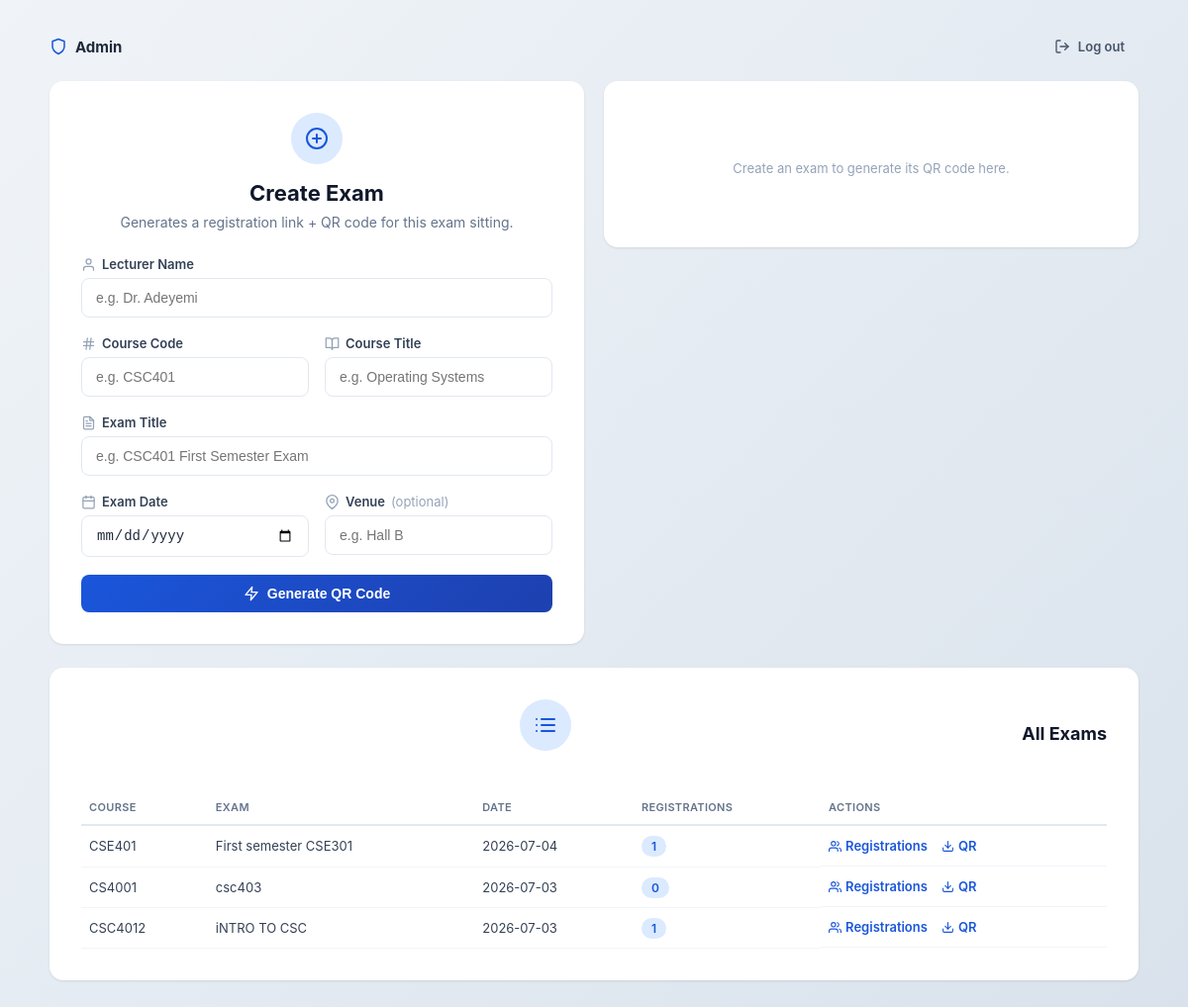
The app's page /admin/exams (signed in) with its own data.
### tables this page shows
CREATE TABLE exams (
    id                  INTEGER PRIMARY KEY AUTOINCREMENT,
    course_id           INTEGER NOT NULL REFERENCES courses(id),
    lecturer_id         INTEGER NOT NULL REFERENCES lecturers(id),
    title               TEXT NOT NULL,
    exam_date           TEXT NOT NULL,
    venue               TEXT,
    registration_token  TEXT UNIQUE NOT NULL,
    registration_opens  TEXT,
    registration_closes TEXT,
    created_at          TEXT NOT NULL DEFAULT (datetime('now'))
);

CREATE TABLE courses (
    id              INTEGER PRIMARY KEY AUTOINCREMENT,
    course_code     TEXT UNIQUE NOT NULL,
    title           TEXT NOT NULL
);

### app.py (the view, shortened to what this page needs)
@app.route("/admin/exams", methods=["GET", "POST"])
@require_admin
def admin_exams():
    exams = db.list_exams()
    new_token = request.args.get("new")
    return render_template("admin_exams.html", exams=exams, new_token=new_token,
                            base_url=config.public_base_url(request))

### app.py (called while the page is built)
def require_admin(view):
    @wraps(view)
    def wrapped(*args, **kwargs):
        if not session.get("is_admin"):
            return redirect(url_for("admin_login", next=request.path))
        return view(*args, **kwargs)
    return wrapped

### config.py (called while the page is built)
def public_base_url(request) -> str:
    return PUBLIC_BASE_URL or request.host_url.rstrip("/")

### database.py (called while the page is built)
def get_db():
    conn = sqlite3.connect(DB_PATH)
    conn.row_factory = sqlite3.Row
    conn.execute("PRAGMA foreign_keys = ON")
    return conn

def list_exams() -> list:
    conn = get_db()
    rows = conn.execute(
        """SELECT e.id, e.title, e.exam_date, e.venue, e.registration_token, e.created_at,
                  c.course_code,
                  (SELECT COUNT(*) FROM registrations r WHERE r.exam_id = e.id) AS registration_count
           FROM exams e JOIN courses c ON c.id = e.course_id
           ORDER BY e.created_at DESC"""
    ).fetchall()
    conn.close()
    return [dict(r) for r in rows]

### templates/admin_exams.html (shortened to what this page needs)
{% extends "base.html" %}
{% block content %}
<div class="container container-wide">
    <div class="admin-topbar">
        <div class="admin-topbar-title">
            <i data-feather="shield"></i>
            <span>Admin</span>
        </div>
        <a href="{{ url_for('admin_logout') }}" class="btn btn-ghost btn-sm">
            <i data-feather="log-out"></i> Log out
        </a>
    </div>
    <div class="grid-two">
        <div class="card">
            <div class="card-header">
                <div class="icon-badge"><i data-feather="plus-circle"></i></div>
                <h1>Create Exam</h1>
                <p class="subtitle">Generates a registration link + QR code for this exam sitting.</p>
            </div>
            <form method="POST">
                <div class="form-group">
                    <label for="lecturer_name"><i data-feather="user"></i> Lecturer Name</label>
                    <input type="text" id="lecturer_name" name="lecturer_name" placeholder="e.g. Dr. Adeyemi" required />
                </div>
                <div class="form-row">
                    <div class="form-group">
                        <label for="course_code"><i data-feather="hash"></i> Course Code</label>
                        <input type="text" id="course_code" name="course_code" placeholder="e.g. CSC401" required />
                    </div>
                    <div class="form-group">
                        <label for="course_title"><i data-feather="book-open"></i> Course Title</label>
                        <input type="text" id="course_title" name="course_title" placeholder="e.g. Operating Systems" required />
                    </div>
                </div>
                <div class="form-group">
                    <label for="exam_title"><i data-feather="file-text"></i> Exam Title</label>
                    <input type="text" id="exam_title" name="exam_title" placeholder="e.g. CSC401 First Semester Exam" required />
                </div>
                <div class="form-row">
                    <div class="form-group">
                        <label for="exam_date"><i data-feather="calendar"></i> Exam Date</label>
                        <input type="date" id="exam_date" name="exam_date" required />
                    </div>
                    <div class="form-group">
                        <label for="venue"><i data-feather="map-pin"></i> Venue <span class="optional">(optional)</span></label>
                        <input type="text" id="venue" name="venue" placeholder="e.g. Hall B" />
                    </div>
                </div>
                <button type="submit" class="btn btn-primary btn-block">
                    <i data-feather="zap"></i> Generate QR Code
                </button>
            </form>
        </div>
        <div class="card">
            {% if new_token %}
                {% set new_exam = exams | selectattr("registration_token", "equalto", new_token) | first %}
                <div class="card-header">
                    <div class="icon-badge icon-badge-success"><i data-feather="check-circle"></i></div>
                    <h1>QR Ready</h1>
                    <p class="subtitle">Scan or download this for {{ new_exam.course_code if new_exam else '' }}.</p>
                </div>
                <div class="qr-preview">
                    <img src="{{ url_for('qr_image', token=new_token) }}" alt="Registration QR code" />
                </div>
                <div class="link-box">
                    <i data-feather="link"></i>
                    <input type="text" readonly value="{{ base_url }}/register/{{ new_token }}" onclick="this.select()" />
                </div>
                <div class="qr-actions">
                    <a href="{{ url_for('qr_image', token=new_token, download=1) }}" class="btn btn-primary" download>
                        <i data-feather="download"></i> Download QR
                    </a>
                    <a href="{{ url_for('register', token=new_token) }}" class="btn btn-outline" target="_blank">
                        <i data-feather="external-link"></i> Preview Form
                    </a>
                </div>
            {% else %}
                <div class="empty-state">
                    <p>Create an exam to generate its QR code here.</p>
                </div>
            {% endif %}
        </div>
    </div>
    <div class="card">
        <div class="card-header card-header-inline">
            <div class="icon-badge"><i data-feather="list"></i></div>
            <h2>All Exams</h2>
        </div>
        {% if exams %}
        <table class="data-table">
            <thead>
                <tr>
                    <th>Course</th>
                    <th>Exam</th>
                    <th>Date</th>
                    <th>Registrations</th>
                    <th>Actions</th>
                </tr>
            </thead>
            <tbody>
                {% for exam in exams %}
                <tr>
                    <td>{{ exam.course_code }}</td>
                    <td>{{ exam.title }}</td>
                    <td>{{ exam.exam_date }}</td>
                    <td><span class="pill">{{ exam.registration_count }}</span></td>
                    <td class="table-actions">
                        <a href="{{ url_for('admin_exam_detail', exam_id=exam.id) }}" class="table-link">
                            <i data-feather="users"></i> Registrations
                        </a>
                        <a href="{{ url_for('qr_image', token=exam.registration_token, download=1) }}" class="table-link" download>
                            <i data-feather="download"></i> QR
                        </a>
                    </td>
                </tr>
                {% endfor %}
            </tbody>
        </table>
        {% else %}
        <div class="empty-state">
            <i data-feather="inbox"></i>
            <p>No exams yet.</p>
        </div>
        {% endif %}
    </div>
</div>
{% endblock %}

### templates/base.html (shortened to what this page needs)
<!DOCTYPE html>
<html lang="en">
<head>
    <link rel="stylesheet" href="{{ url_for('static', filename='css/style.css') }}" />
</head>
<body>
<div class="page">
    {% block content %}{% endblock %}
</div>
</body>
</html>

### static/css/style.css (style rules this page uses)
:root { --primary: #1a56db; --primary-dark: #1e40af; --primary-light: #dbeafe; --primary-gradient: linear-gradient(135deg, #1a56db 0%, #1e40af 100%); --success: #059669; --success-dark: #047857; --success-light: #d1fae5; --danger: #dc2626; --danger-light: #fee2e2; --info: #7c3aed; --info-light: #ede9fe; --gray-50: #f8fafc; --gray-100: #f1f5f9; --gray-200: #e2e8f0; --gray-300: #cbd5e1; --gray-400: #94a3b8; --gray-500: #64748b; --gray-600: #475569; --gray-700: #334155; --gray-800: #1e293b; --gray-900: #0f172a; --radius: 14px; --radius-sm: 8px; --shadow: 0 1px 3px rgba(0,0,0,0.06), 0 1px 2px rgba(0,0,0,0.04); --shadow-hover: 0 10px 40px rgba(0,0,0,0.08); --transition: all 0.2s ease; }
* { margin: 0; padding: 0; box-sizing: border-box; }
body { font-family: -apple-system, BlinkMacSystemFont, "Segoe UI", Roboto, "Helvetica Neue", Arial, sans-serif; background: linear-gradient(135deg, #f0f4f8 0%, #d9e2ec 100%); min-height: 100vh; color: var(--gray-800); padding: 32px 16px; }
.page { max-width: 1100px; margin: 0 auto; }
.container { max-width: 560px; margin: 0 auto; animation: fadeIn 0.4s ease; }
.container-wide { max-width: 1100px; }
.card { background: white; border-radius: var(--radius); box-shadow: var(--shadow); padding: 32px; margin-bottom: 24px; }
.card-header { text-align: center; margin-bottom: 24px; }
.card-header-inline { text-align: left; display: flex; align-items: center; gap: 12px; }
.card-header-inline h2 { font-size: 18px; }
.icon-badge { width: 52px; height: 52px; background: var(--primary-light); color: var(--primary); border-radius: 50%; display: flex; align-items: center; justify-content: center; margin: 0 auto 16px; }
.icon-badge svg { width: 24px; height: 24px; }
h1 { font-size: 22px; font-weight: 700; color: var(--gray-900); text-align: center; margin-bottom: 6px; }
h2 { font-size: 18px; font-weight: 700; color: var(--gray-900); }
.subtitle { color: var(--gray-500); font-size: 14px; text-align: center; line-height: 1.5; }
.form-group { margin-bottom: 18px; }
.form-row { display: grid; grid-template-columns: 1fr 1fr; gap: 16px; }
label { display: flex; align-items: center; gap: 6px; font-size: 13px; font-weight: 600; color: var(--gray-700); margin-bottom: 6px; }
label svg { width: 15px; height: 15px; color: var(--gray-400); }
.optional { font-weight: 400; color: var(--gray-400); }
input[type="text"], input[type="email"], input[type="date"], select { width: 100%; padding: 11px 14px; border: 1.5px solid var(--gray-200); border-radius: var(--radius-sm); font-size: 14px; color: var(--gray-800); transition: var(--transition); background: white; }
.btn { display: inline-flex; align-items: center; justify-content: center; gap: 8px; padding: 11px 20px; border-radius: var(--radius-sm); font-size: 14px; font-weight: 600; border: none; cursor: pointer; transition: var(--transition); text-decoration: none; }
.btn svg { width: 16px; height: 16px; }
.btn-block { width: 100%; }
.btn-primary { background: var(--primary-gradient); color: white; }
.btn-ghost { background: transparent; color: var(--gray-600); }
.grid-two { display: grid; grid-template-columns: 1fr 1fr; gap: 20px; align-items: start; }
.empty-state { display: flex; flex-direction: column; align-items: center; gap: 8px; padding: 40px 0; color: var(--gray-400); }
.empty-state p { font-size: 13px; }
.data-table { width: 100%; border-collapse: collapse; font-size: 13px; }
.data-table th { text-align: left; color: var(--gray-500); font-weight: 600; padding: 10px 8px; border-bottom: 2px solid var(--gray-200); text-transform: uppercase; font-size: 11px; letter-spacing: 0.03em; }
.data-table td { padding: 12px 8px; border-bottom: 1px solid var(--gray-100); color: var(--gray-700); }
.table-link { display: inline-flex; align-items: center; gap: 4px; color: var(--primary); text-decoration: none; font-weight: 600; }
.table-link svg { width: 13px; height: 13px; }
.pill { background: var(--primary-light); color: var(--primary); padding: 3px 10px; border-radius: 999px; font-size: 12px; font-weight: 600; }
.admin-topbar { display: flex; justify-content: space-between; align-items: center; margin-bottom: 20px; }
.admin-topbar-title { display: flex; align-items: center; gap: 8px; font-weight: 700; color: var(--gray-800); font-size: 15px; }
.admin-topbar-title svg { width: 18px; height: 18px; color: var(--primary); }
.btn-sm { padding: 7px 14px; font-size: 13px; }
.table-actions { display: flex; gap: 14px; }

### records on screen
exams: course_code "CSE401", title "First semester CSE301", exam_date "2026-07-04", registration_count "1"
exams: course_code "CS4001", title "csc403", exam_date "2026-07-03", registration_count "0"
exams: course_code "CSC4012", title "iNTRO TO CSC", exam_date "2026-07-03", registration_count "1"
